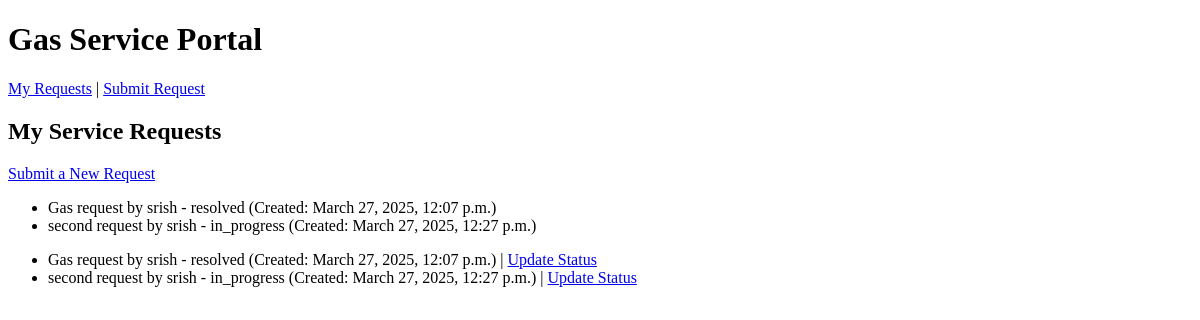
/requests/ (signed in), run on an earlier commit of the app's database.
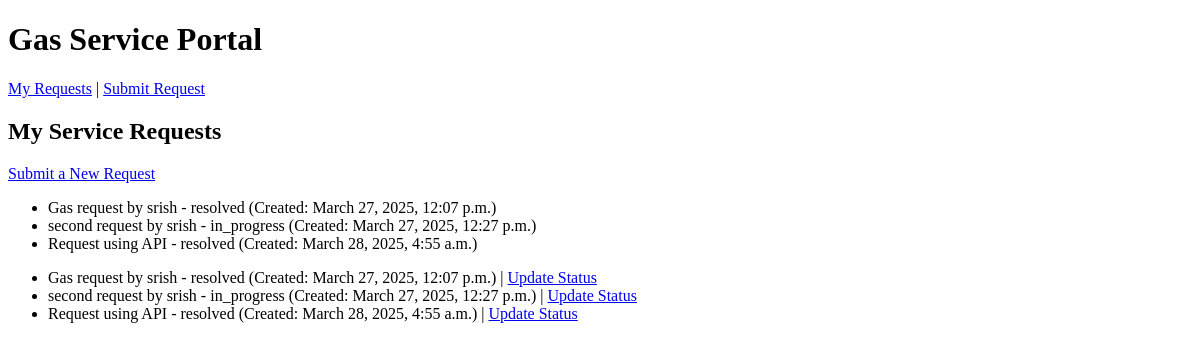
And on a later commit of the database.
### service_requests/models.py (models this page shows, shortened)
class ServiceRequest(models.Model):
    STATUS_CHOICES = [
        ('pending', 'Pending'),
        ('in_progress', 'In Progress'),
        ('resolved', 'Resolved'),
    ]
    user = models.ForeignKey(User, on_delete=models.CASCADE)
    request_type = models.CharField(max_length=100)
    description = models.TextField()
    attachment = models.FileField(upload_to='attachments/', blank=True, null=True)
    status = models.CharField(max_length=20, choices=STATUS_CHOICES, default='pending')
    created_at = models.DateTimeField(auto_now_add=True)
    updated_at = models.DateTimeField(auto_now=True)

### service_requests/views.py (the view)
# urls.py: path('', ServiceRequestListView.as_view(), name='request_list'),
class ServiceRequestListView(LoginRequiredMixin, ListView):
    model = ServiceRequest
    template_name = 'service_requests/request_list.html'
    context_object_name = 'requests'
    def get_queryset(self):
        return ServiceRequest.objects.filter(user=self.request.user)

### service_requests/templates/service_requests/request_list.html
{% extends "base.html" %}
{% block content %}
<h2>My Service Requests</h2>
<a href="{% url 'request_create' %}">Submit a New Request</a>
<ul>
    {% for request in requests %}
        <li>
            {{ request.request_type }} - {{ request.status }} (Created: {{ request.created_at }})
        </li>
    {% empty %}
        <li>No service requests yet.</li>
    {% endfor %}
</ul>
<ul>
    {% for request in requests %}
        <li>
            {{ request.request_type }} - {{ request.status }} (Created: {{ request.created_at }})
            {% if user.is_staff %}
                | <a href="{% url 'request_update' request.pk %}">Update Status</a>
            {% endif %}
        </li>
    {% empty %}
        <li>No service requests yet.</li>
    {% endfor %}
</ul>
{% endblock %}

### templates/base.html (shortened to what this page needs)
<!DOCTYPE html>
<html lang="en">
<head>
</head>
<body>
    <header>
        <h1>Gas Service Portal</h1>
        <nav>
            <a href="{% url 'request_list' %}">My Requests</a> |
            <a href="{% url 'request_create' %}">Submit Request</a>
        </nav>
    </header>
    <main>
        {% block content %}
        {% endblock %}
    </main>
</body>
</html>

What changed in the data, as far as the page shows it:
added ServiceRequest: request_type "Request using API", status "resolved", created_at "March 28, 2025, 4:55 a.m."
